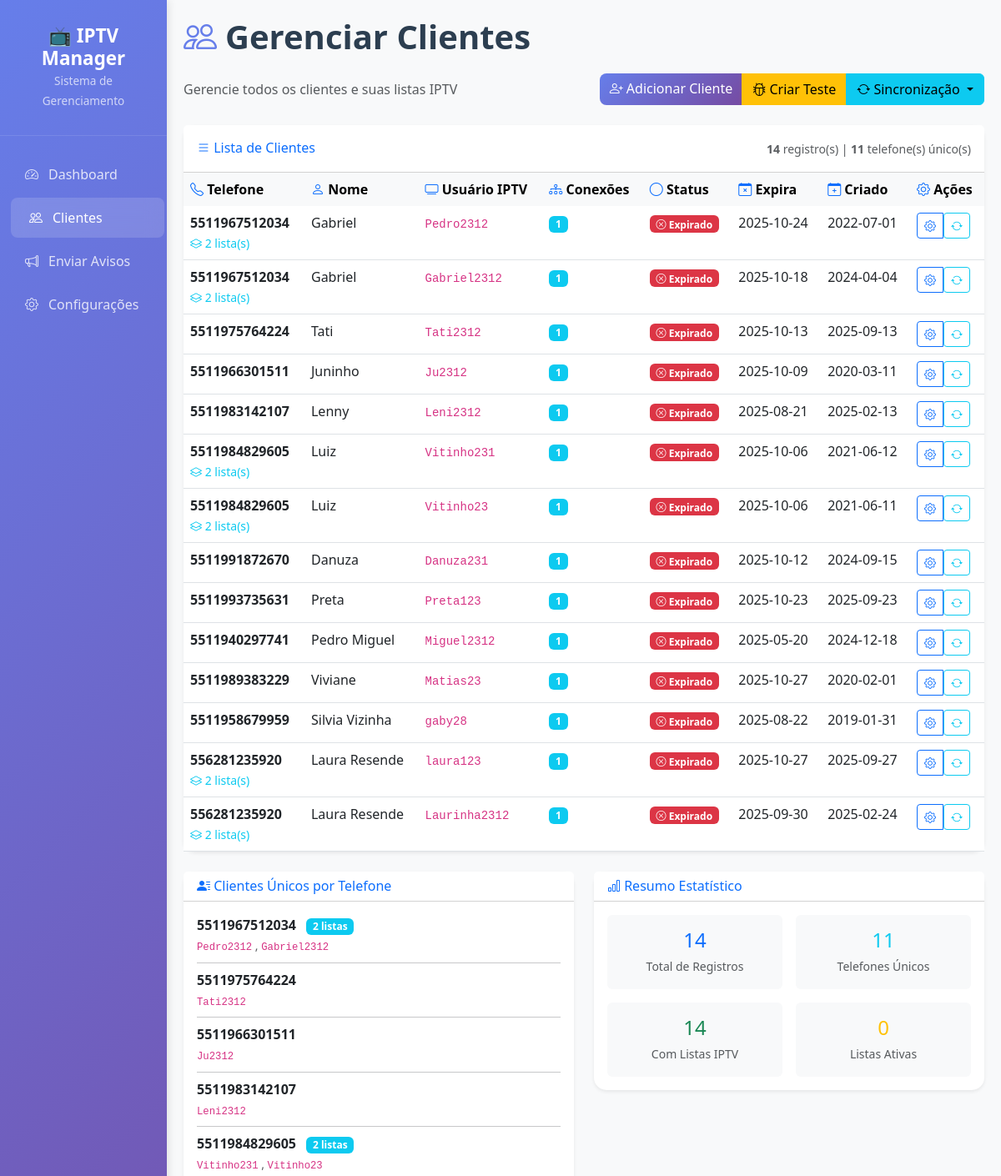
Page /clientes (upper part) on the earlier database version.
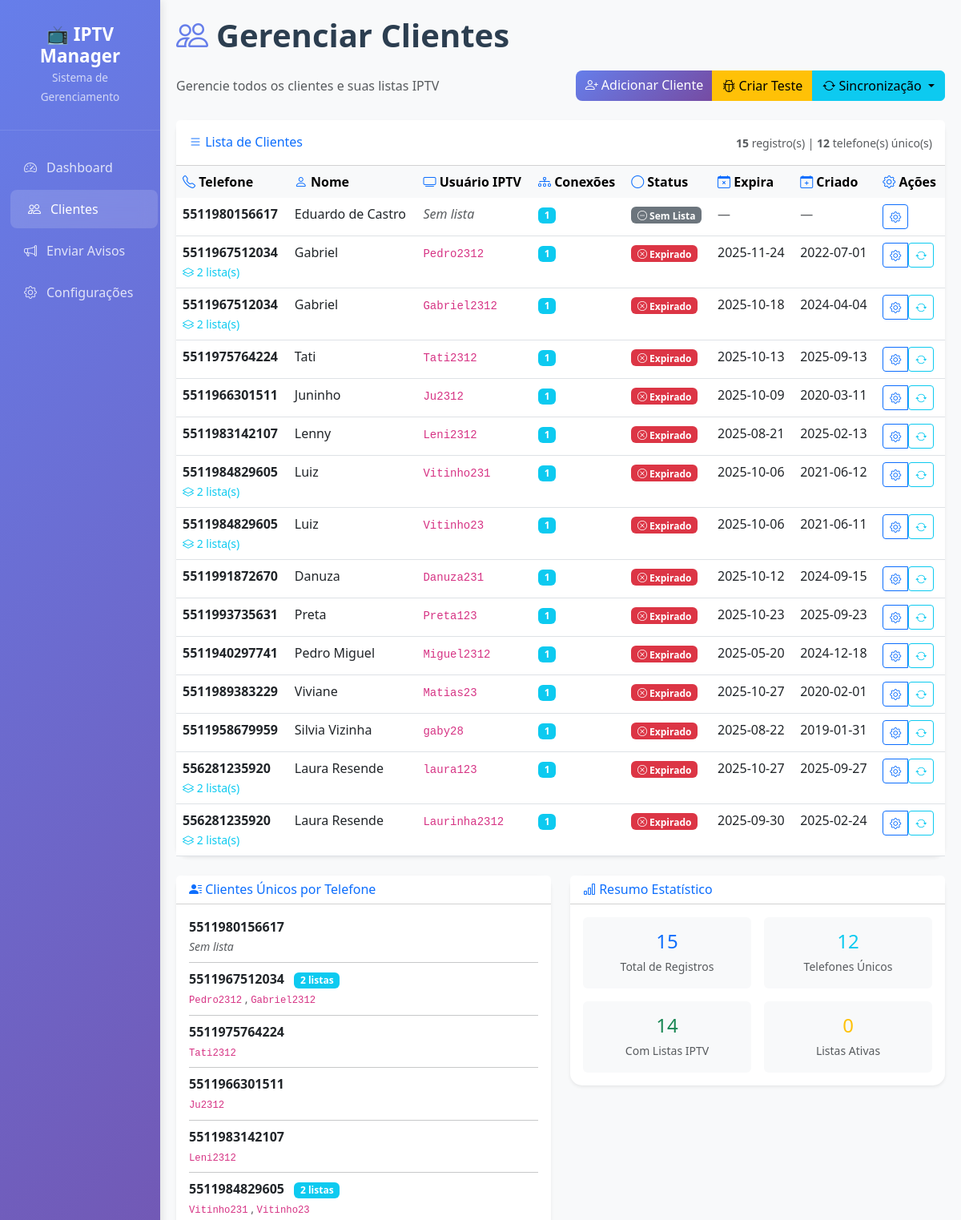
Same page on the later database version.
### tables this page shows
CREATE TABLE clientes (
                id INTEGER PRIMARY KEY AUTOINCREMENT, 
                telefone TEXT NOT NULL, 
                nome TEXT,
                usuario_iptv TEXT UNIQUE, 
                senha_iptv TEXT, 
                data_criacao DATETIME, 
                data_expiracao DATETIME,
                conexoes INTEGER DEFAULT 1, 
                plano TEXT, 
                status TEXT, 
                ultimo_teste DATETIME,
                created_at DATETIME DEFAULT CURRENT_TIMESTAMP, 
                ultima_sincronizacao DATETIME
            );

### dashboard.py (the view)
@app.route("/clientes")
def listar_clientes():
    try:
        print("👥 [DEBUG] Carregando lista de clientes...")
        conn = db.get_connection()
        clientes = conn.execute("""
            SELECT c.*,
                   CASE
                       WHEN c.data_expiracao > datetime("now") THEN "Ativo"
                       WHEN c.data_expiracao IS NULL THEN "Sem Lista"
                       ELSE "Expirado"
                   END as status_lista
            FROM clientes c
            ORDER BY c.created_at DESC
            """).fetchall()
        conn.close()
        clientes_list = []
        for cliente in clientes:
            cliente_dict = dict(cliente)
            clientes_list.append(cliente_dict)
        print(f"👥 [DEBUG] {len(clientes_list)} clientes carregados")
        for i, cliente in enumerate(clientes_list[:3]):
            print(f"👤 [DEBUG] Cliente {i+1}: {cliente.get('nome', 'N/A')} - {cliente.get('usuario_iptv', 'N/A')} - Status: {cliente.get('status_lista', 'N/A')}")
        response = make_response(render_template("clientes.html", clientes=clientes_list))
        return add_no_cache_headers(response)
    except Exception as e:
        print(f"❌ [DEBUG] Erro ao listar clientes: {str(e)}")
        flash(f"Erro ao listar clientes: {str(e)}", "error")
        return redirect(url_for("index"))

### dashboard.py (called while the page is built)
def add_no_cache_headers(response):
    response.headers['Cache-Control'] = 'no-cache, no-store, must-revalidate, max-age=0'
    response.headers['Pragma'] = 'no-cache'
    response.headers['Expires'] = '0'
    response.headers['Last-Modified'] = datetime.now().strftime('%a, %d %b %Y %H:%M:%S GMT')
    response.headers['ETag'] = str(int(time.time()))
    return response

@app.after_request
def after_request(response):
    return add_no_cache_headers(response)

### database.py (called while the page is built)
    def get_connection(self):
        conn = sqlite3.connect(self.db_path, timeout=10)
        conn.row_factory = sqlite3.Row
        return conn

### templates/clientes.html (shortened to what the changed rows need)
{% extends "base.html" %}
{% block page_title %}Gerenciar Clientes{% endblock %}
{% block page_icon %}<i class="bi bi-people"></i>{% endblock %}
{% block content %}
<div class="card shadow-sm">
    <div class="card-header bg-white py-3">
        <div class="row align-items-center">
            <div class="col-auto">
                {% if clientes %}
                {% set telefones_unicos = [] %}
                {% for cliente in clientes %}
                    {% if cliente.telefone not in telefones_unicos %}
                        {% set _ = telefones_unicos.append(cliente.telefone) %}
                    {% endif %}
                {% endfor %}
                <small class="text-muted">
                    <strong>{{ clientes|length }}</strong> registro(s) |
                    <strong>{{ telefones_unicos|length }}</strong> telefone(s) único(s)
                </small>
                {% endif %}
            </div>
        </div>
    </div>
    <div class="card-body p-0">
        {% if clientes %}
        <div class="table-responsive">
            <table class="table table-hover mb-0">
                <thead class="table-light">
                    <tr>
                        <th class="border-0">
                            <i class="bi bi-telephone text-primary"></i> Telefone
                        </th>
                        <th class="border-0">
                            <i class="bi bi-person text-primary"></i> Nome
                        </th>
                        <th class="border-0">
                            <i class="bi bi-tv text-primary"></i> Usuário IPTV
                        </th>
                        <th class="border-0">
                            <i class="bi bi-diagram-3 text-primary"></i> Conexões
                        </th>
                        <th class="border-0">
                            <i class="bi bi-circle text-primary"></i> Status
                        </th>
                        <th class="border-0">
                            <i class="bi bi-calendar-x text-primary"></i> Expira
                        </th>
                        <th class="border-0">
                            <i class="bi bi-calendar-plus text-primary"></i> Criado
                        </th>
                        <th class="border-0">
                            <i class="bi bi-gear text-primary"></i> Ações
                        </th>
                    </tr>
                </thead>
                <tbody>
                    {% for cliente in clientes %}
                    <tr>
                        <td>
                            <strong>{{ cliente.telefone }}</strong>
                            {% set listas_mesmo_telefone = [] %}
                            {% for c in clientes %}
                                {% if c.telefone == cliente.telefone %}
                                    {% set _ = listas_mesmo_telefone.append(c) %}
                                {% endif %}
                            {% endfor %}
                            {% if listas_mesmo_telefone|length > 1 %}
                                <br><small class="text-info">
                                    <i class="bi bi-layers"></i> {{ listas_mesmo_telefone|length }} lista(s)
                                </small>
                            {% endif %}
                        </td>
                        <td>
                            {% if cliente.nome %}
                                <span class="fw-medium">{{ cliente.nome }}</span>
                            {% else %}
                                <span class="text-muted fst-italic">Não informado</span>
                            {% endif %}
                        </td>
                        <td>
                            {% if cliente.usuario_iptv %}
                                <code>{{ cliente.usuario_iptv }}</code>
                            {% else %}
                                <span class="text-muted fst-italic">Sem lista</span>
                            {% endif %}
                        </td>
                        <td>
                            {% if cliente.conexoes %}
                                <span class="badge bg-info">{{ cliente.conexoes }}</span>
                            {% else %}
                                <span class="text-muted">—</span>
                            {% endif %}
                        </td>
                        <td>
                            {% if cliente.status_lista == 'Ativo' %}
                                <span class="badge bg-success">
                                    <i class="bi bi-check-circle"></i> Ativo
                                </span>
                            {% elif cliente.status_lista == 'Expirado' %}
                                <span class="badge bg-danger">
                                    <i class="bi bi-x-circle"></i> Expirado
                                </span>
                            {% else %}
                                <span class="badge bg-secondary">
                                    <i class="bi bi-dash-circle"></i> Sem Lista
                                </span>
                            {% endif %}
                        </td>
                        <td>
                            {% if cliente.data_expiracao %}
                                {{ cliente.data_expiracao[:10] }}
                            {% else %}
                                <span class="text-muted">—</span>
                            {% endif %}
                        </td>
                        <td>
                            {% if cliente.data_criacao %}
                                {{ cliente.data_criacao[:10] }}
                            {% else %}
                                <span class="text-muted">—</span>
                            {% endif %}
                        </td>
                        <td>
                            <div class="btn-group" role="group">
                                <a href="{{ url_for('gerenciar_cliente', cliente_id=cliente.id) }}"
                                   class="btn btn-sm btn-outline-primary" title="Gerenciar">
                                    <i class="bi bi-gear"></i>
                                </a>
                                {% if cliente.usuario_iptv %}
                                <form method="POST" action="{{ url_for('sincronizar_cliente', cliente_id=cliente.id) }}" class="d-inline">
                                    <button type="submit" class="btn btn-sm btn-outline-info" title="Sincronizar">
                                        <i class="bi bi-arrow-repeat"></i>
                                    </button>
                                </form>
                                {% endif %}
                            </div>
                        </td>
                    </tr>
                    {% endfor %}
                </tbody>
            </table>
        </div>
        {% endif %}
    </div>
</div>
{% if clientes %}
<div class="row mt-4">
    <div class="col-md-6">
        <div class="card shadow-sm">
            <div class="card-header bg-white">
                <h6 class="mb-0 text-primary">
                    <i class="bi bi-person-lines-fill"></i> Clientes Únicos por Telefone
                </h6>
            </div>
            <div class="card-body">
                {% set telefones_processados = [] %}
                {% for cliente in clientes %}
                    {% if cliente.telefone not in telefones_processados %}
                        {% set _ = telefones_processados.append(cliente.telefone) %}
                        {% set listas_cliente = [] %}
                        {% for c in clientes %}
                            {% if c.telefone == cliente.telefone %}
                                {% set _ = listas_cliente.append(c) %}
                            {% endif %}
                        {% endfor %}
                        <div class="mb-2">
                            <div class="d-flex justify-content-between align-items-start">
                                <div>
                                    <strong>{{ cliente.telefone }}</strong>
                                    {% if listas_cliente|length > 1 %}
                                        <span class="badge bg-info ms-2">{{ listas_cliente|length }} listas</span>
                                    {% endif %}
                                    <br>
                                    <small class="text-muted">
                                        {% for lista in listas_cliente %}
                                            {% if lista.usuario_iptv %}
                                                <code>{{ lista.usuario_iptv }}</code>
                                            {% else %}
                                                <em>Sem lista</em>
                                            {% endif %}
                                            {% if not loop.last %}, {% endif %}
                                        {% endfor %}
                                    </small>
                                </div>
                            </div>
                            {% if not loop.last %}<hr class="my-2">{% endif %}
                        </div>
                    {% endif %}
                {% endfor %}
            </div>
        </div>
    </div>
    <div class="col-md-6">
        <div class="card shadow-sm">
            <div class="card-header bg-white">
                <h6 class="mb-0 text-primary">
                    <i class="bi bi-bar-chart"></i> Resumo Estatístico
                </h6>
            </div>
            <div class="card-body">
                <div class="row g-3">
                    <div class="col-6">
                        <div class="text-center p-3 bg-light rounded">
                            <div class="h4 mb-1 text-primary">{{ clientes|length }}</div>
                            <small class="text-muted">Total de Registros</small>
                        </div>
                    </div>
                    <div class="col-6">
                        <div class="text-center p-3 bg-light rounded">
                            {% set telefones_unicos_count = [] %}
                            {% for cliente in clientes %}
                                {% if cliente.telefone not in telefones_unicos_count %}
                                    {% set _ = telefones_unicos_count.append(cliente.telefone) %}
                                {% endif %}
                            {% endfor %}
                            <div class="h4 mb-1 text-info">{{ telefones_unicos_count|length }}</div>
                            <small class="text-muted">Telefones Únicos</small>
                        </div>
                    </div>
                    <div class="col-6">
                        <div class="text-center p-3 bg-light rounded">
                            {% set com_listas = [] %}
                            {% for cliente in clientes %}
                                {% if cliente.usuario_iptv %}
                                    {% set _ = com_listas.append(cliente) %}
                                {% endif %}
                            {% endfor %}
                            <div class="h4 mb-1 text-success">{{ com_listas|length }}</div>
                            <small class="text-muted">Com Listas IPTV</small>
                        </div>
                    </div>
                    <div class="col-6">
                        <div class="text-center p-3 bg-light rounded">
                            {% set listas_ativas = [] %}
                            {% for cliente in clientes %}
                                {% if cliente.status_lista == 'Ativo' %}
                                    {% set _ = listas_ativas.append(cliente) %}
                                {% endif %}
                            {% endfor %}
                            <div class="h4 mb-1 text-warning">{{ listas_ativas|length }}</div>
                            <small class="text-muted">Listas Ativas</small>
                        </div>
                    </div>
                </div>
            </div>
        </div>
    </div>
</div>
{% endif %}
{% endblock %}

Differences in the rows shown:
added clientes: telefone "5511980156617", nome "Eduardo de Castro", shows "Sem lista", conexoes "1", shows "Sem Lista"
changed clientes "Pedro2312": data_expiracao "2025-10-24" → "2025-11-24"
Other differences:
{{ clientes|length }}: "14" → "15"
{{ telefones_unicos|length }}: "11" → "12"
{{ telefones_unicos_count|length }}: "11" → "12"
